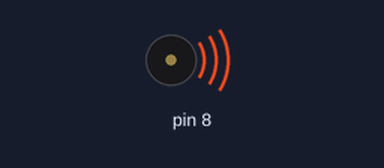
A sketch run on a simulated Arduino Uno, built with avr-gcc and run on an emulated ATmega328P. Parts: buzzer (waves = sounding).

Above: at 1.74 s.
At 6.27 s:
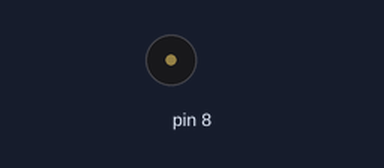
Timing chart, 0 to 7.4 s (numbered marks = the images above):
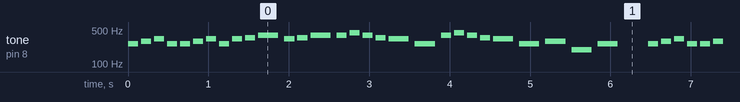

Measured:
- by itself, tone on pin 8: plays 262 Hz for 0.13 s, 294 Hz for 0.13 s, 330 Hz for 0.13 s, 262 Hz for 0.13 s, 262 Hz for 0.13 s, 294 Hz for 0.13 s … (585 notes in this stretch)

The sketch:

arduino_music.ino
```cpp
                                                          #include "pitches.h"  //含有所有旋律音高宏定义的头文件

void setup(){
}

void loop(){
play();//播放音乐的命令
delay(300);
}

//旋律函数
int melody[]={
NOTE_C4, //1
NOTE_D4, //2
NOTE_E4, //3
NOTE_C4, //1

NOTE_C4, //1
NOTE_D4, //2
NOTE_E4, //3
NOTE_C4, //1

NOTE_E4, //3
NOTE_F4, //4
NOTE_G4, //5

NOTE_E4, //3
NOTE_F4, //4
NOTE_G4, //5

NOTE_G4, //5
NOTE_A4, //6
NOTE_G4, //5
NOTE_F4, //4
NOTE_E4, //3
NOTE_C4, //1

NOTE_G4, //5
NOTE_A4, //6
NOTE_G4, //5
NOTE_F4, //4
NOTE_E4, //3
NOTE_C4, //1

NOTE_D4, //2
NOTE_G3, //.5
NOTE_C4, //1
0,

NOTE_D4, //2
NOTE_G3, //.5
NOTE_C4, //1
0,
};

//持续时间函数
int noteDurations[]={
8,8,8,8,
8,8,8,8,
8,8,4,
8,8,4,
8,8,8,8,4,4,
8,8,8,8,4,4,
4,4,4,4,
4,4,4,4,
};

//播放命令
void play()
{
for(int thisNote = 0;thisNote<29;thisNote++){
//计算旋律持续时间
//1秒（1000ms）除以音符类型
//比如：四分音符：1000/noteDurations[thisNote],
//八分音符：1000/noteDurations[thisNote].
int noteDuration = 1000/noteDurations[thisNote];
tone(8,melody[thisNote], noteDuration);//播放音乐
//为了区别不同旋律，设置一个最小的间隔时间
//一般设置为旋律持续时间的130%比较合适
int pauseBetweenNotes = noteDuration * 1.30;
delay(pauseBetweenNotes);
//停止当前旋律播放
noTone(8);
}
}
//end
```

pitches.h
```cpp
//pitches.h 定义了不同音符对应的不同频率
#define NOTE_B0  31      //B0      ····7

#define NOTE_C1  33      //C1     ···1
#define NOTE_CS1 35     //C1#
#define NOTE_D1  37      //D1      ···2
#define NOTE_DS1 39     //D1#
#define NOTE_E1  41       //E1     ···3
#define NOTE_F1  44       //F1     ···4
#define NOTE_FS1 46      //F1#
#define NOTE_G1  49       //G1    ···5
#define NOTE_GS1 52      //G1#
#define NOTE_A1  55       //A1    ···6
#define NOTE_AS1 58      //A1#
#define NOTE_B1  62       //B1    ···7

#define NOTE_C2  65       //C2     ··1
#define NOTE_CS2 69      //C2#
#define NOTE_D2  73       //D2     ··2
#define NOTE_DS2 78      //D2#
#define NOTE_E2  82        //E2     ··3
#define NOTE_F2  87        //F2     ··4
#define NOTE_FS2 93       //F2#
#define NOTE_G2  98       //G2     ··5
#define NOTE_GS2 104    //G2#
#define NOTE_A2  110     //A2     ··6
#define NOTE_AS2 117    //A2#
#define NOTE_B2  123     //B2     ··7

#define NOTE_C3  131      //C3      ·1
#define NOTE_CS3 139     //C3#
#define NOTE_D3  147      //D3      ·2
#define NOTE_DS3 156     //D3#
#define NOTE_E3  165       //E3      ·3
#define NOTE_F3  175       //F3      ·4
#define NOTE_FS3 185      //F3#
#define NOTE_G3  196       //G3      ·5
#define NOTE_GS3 208      //G3#
#define NOTE_A3  220       //A3      ·6
#define NOTE_AS3 233      //A3#
#define NOTE_B3  247       //B3      ·7

#define NOTE_C4  262       //C4        1（中央C大调）
#define NOTE_CS4 277      //C4#
#define NOTE_D4  294       //D4        2
#define NOTE_DS4 311      //D4#
#define NOTE_E4  330        //E4        3
#define NOTE_F4  349        //F4        4
#define NOTE_FS4 370       //F4#
#define NOTE_G4  392        //G4        5
#define NOTE_GS4 415       //G4#
#define NOTE_A4  440        //A4        6
#define NOTE_AS4 466       //A4#
#define NOTE_B4  494        //B4        7

#define NOTE_C5  523        //C5        1·
#define NOTE_CS5 554       //C5#
#define NOTE_D5  587        //D5        2·
#define NOTE_DS5 622       //D5#
#define NOTE_E5  659         //E5        3·
#define NOTE_F5  698         //F5        4·
#define NOTE_FS5 740        //F5#
#define NOTE_G5  784        //G5        5·
#define NOTE_GS5 831       //G5#
#define NOTE_A5  880        //A5        6·
#define NOTE_AS5 932       //A5#
#define NOTE_B5  988        //B5        7·

#define NOTE_C6  1047      //C6        1··
#define NOTE_CS6 1109     //C6#
#define NOTE_D6  1175      //D6        2··
#define NOTE_DS6 1245     //D6#
#define NOTE_E6  1319       //E6        3··
#define NOTE_F6  1397       //F6        4··
#define NOTE_FS6 1480      //F6#
#define NOTE_G6  1568      //G6        5··
#define NOTE_GS6 1661     //G6#
#define NOTE_A6  1760      //A6        6··
#define NOTE_AS6 1865     //A6#
#define NOTE_B6  1976      //B6        7··

#define NOTE_C7  2093      //C7        1···
#define NOTE_CS7 2217     //C7#
#define NOTE_D7  2349      //D7        2···
#define NOTE_DS7 2489     //D7#
#define NOTE_E7  2637       //E7        3···
#define NOTE_F7  2794       //F7        4···
#define NOTE_FS7 2960      //F7#
#define NOTE_G7  3136      //G7        5···
#define NOTE_GS7 3322     //G7#
#define NOTE_A7  3520      //A7        6···
#define NOTE_AS7 3729     //A7#
#define NOTE_B7  3951      //B7        7···

#define NOTE_C8  4186      //C8        1····
#define NOTE_CS8 4435     //C8#
#define NOTE_D8  4699      //D8        2····
#define NOTE_DS8 4978     //D8#
```
